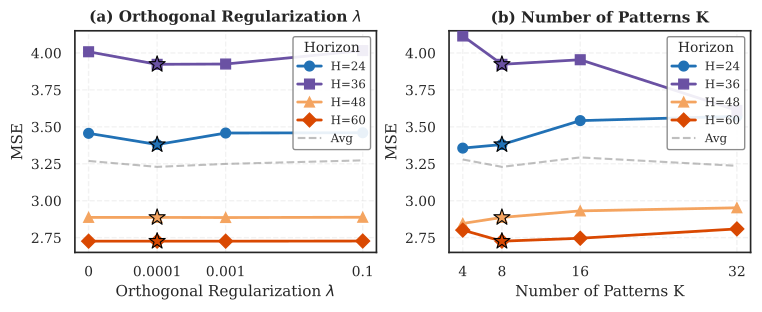

Here is the Python script that generated this plot:
import matplotlib.pyplot as plt
import seaborn as sns

sns.set_theme(style="whitegrid", font_scale=1.0, rc={
    "font.family": "serif",
    "font.serif": ["Times New Roman", "Times", "DejaVu Serif"],
    "axes.edgecolor": ".15",
    "grid.linestyle": "--",
    "axes.linewidth": 1.2,
    "font.size": 10,
    "axes.labelsize": 11,
    "axes.titlesize": 12,
    "xtick.labelsize": 10,
    "ytick.labelsize": 10,
    "legend.fontsize": 8.5,
    "legend.title_fontsize": 10,
})

horizons = [24, 36, 48, 60]

orth_data = {
    'H=24': [3.456, 3.380, 3.458, 3.460],
    'H=36': [4.008, 3.923, 3.925, 4.016],
    'H=48': [2.887, 2.887, 2.886, 2.888],
    'H=60': [2.726, 2.726, 2.726, 2.727],
}
orth_lambdas = [1e-5, 0.0001, 0.001, 0.1]
orth_avg = [3.269, 3.229, 3.249, 3.273]

k_data = {
    'H=24': [3.356, 3.380, 3.542, 3.571],
    'H=36': [4.115, 3.923, 3.954, 3.611],
    'H=48': [2.846, 2.887, 2.931, 2.952],
    'H=60': [2.801, 2.726, 2.746, 2.809],
}
k_values = [4, 8, 16, 32]
k_avg = [3.279, 3.229, 3.293, 3.236]

fig, axes = plt.subplots(1, 2, figsize=(7.5, 3.0), constrained_layout=True)

colors = ['#2171B5', '#6A51A3', '#F4A460', '#D94801']
markers = ['o', 's', '^', 'D']

for i, h in enumerate(horizons):
    axes[0].plot(orth_lambdas, orth_data[f'H={h}'], marker=markers[i], markersize=7,
                 linewidth=2.0, color=colors[i], label=f'H={h}', zorder=3)

axes[0].plot(orth_lambdas, orth_avg, color='gray', linewidth=1.5, linestyle='--',
             label='Avg', zorder=2, alpha=0.5)

for i, h in enumerate(horizons):
    axes[0].scatter([0.0001], [orth_data[f'H={h}'][1]], marker='*', s=150,
                     color=colors[i], edgecolors='black', linewidth=0.8, zorder=5)

axes[0].set_xscale('log')
axes[0].set_xticks([1e-5, 0.0001, 0.001, 0.1])
axes[0].set_xticklabels(['0', '0.0001', '0.001', '0.1'])
axes[0].set_title(r'(a) Orthogonal Regularization $\lambda$', fontweight='bold', fontsize=11)
axes[0].set_xlabel(r'Orthogonal Regularization $\lambda$')
axes[0].set_ylabel('MSE')
axes[0].legend(title='Horizon', loc='upper right', framealpha=0.9, edgecolor='gray')
axes[0].set_ylim([2.65, 4.15])
axes[0].grid(True, linestyle='--', alpha=0.25)

for i, h in enumerate(horizons):
    axes[1].plot(k_values, k_data[f'H={h}'], marker=markers[i], markersize=7,
                 linewidth=2.0, color=colors[i], label=f'H={h}', zorder=3)

axes[1].plot(k_values, k_avg, color='gray', linewidth=1.5, linestyle='--',
             label='Avg', zorder=2, alpha=0.5)

for i, h in enumerate(horizons):
    axes[1].scatter([8], [k_data[f'H={h}'][1]], marker='*', s=150,
                    color=colors[i], edgecolors='black', linewidth=0.8, zorder=5)

axes[1].set_xticks([4, 8, 16, 32])
axes[1].set_xticklabels(['4', '8', '16', '32'])
axes[1].set_title(r'(b) Number of Patterns K', fontweight='bold', fontsize=11)
axes[1].set_xlabel(r'Number of Patterns K')
axes[1].set_ylabel('MSE')
axes[1].legend(title='Horizon', loc='upper right', framealpha=0.9, edgecolor='gray')
axes[1].set_ylim([2.65, 4.15])
axes[1].grid(True, linestyle='--', alpha=0.25)

plt.savefig('parameter_sensitivity_analysis.pdf', bbox_inches='tight', dpi=300)
plt.show()
